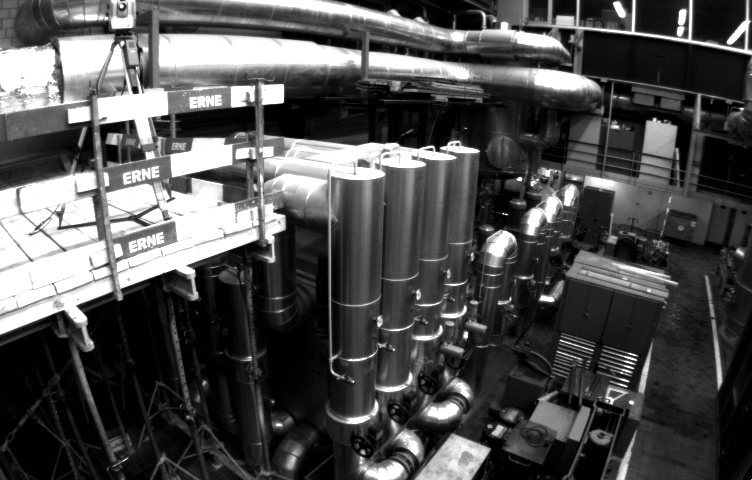
#> input picture tests/data/mh01_frame1.png, 752 x 480 px, found by its file name
$ python opencv_kernels_fixtures.py ../../../tests/data/mh01_frame1.png   (older library calls are emulated)
#> lines starting #> are read from the running program, lines starting #| are printed output that depends on the picture
"""Write the OpenCV reference outputs of the kornia-imgproc parity tests for
`good_features_to_track`, `corner_sub_pix`, the window LK and `remap_u8_table`.

Usage:
  uv run --no-project --with opencv-python-headless==5.0.0.93 --with numpy \
      python3 crates/kornia-imgproc/benches/opencv_kernels_fixtures.py <kornia-rs root>

Pinned to opencv-python-headless 5.0.0.93 (cv2 5.0.0), which wrote the committed
fixtures; the script prints the cv2 version it ran. Inputs are `tests/data/mh01_frame1.png` and
`mh01_frame2.png` (752x480, EuRoC MH_01 cam0), read by the tests too, so the
fixtures do not embed them. One thread.

`tests/data/frontend_kernels_opencv.bin`, little endian:
  u32 n
  f32[n][2]  goodFeaturesToTrack(frame1, 200, 0.01, 23, mask = 9 px border, blockSize 3)
  f32[n][2]  cornerSubPix(frame1, those corners, winSize (5, 5), zeroZone (-1, -1),
             COUNT|EPS 30 / 0.01)
  f32[n][2]  calcOpticalFlowPyrLK(frame1, frame2, the refined corners, winSize (11, 11),
             maxLevel 0, COUNT|EPS 8 / 0.01, minEigThreshold 1e-4) next points
  u8[n]      its status

`tests/data/remap_q5_opencv.bin`, little endian:
  u32 w, u32 h  (376, 240)
  u8[h][w]      remap(frame1, convertMaps(map_x, map_y, CV_16SC2), INTER_LINEAR,
                BORDER_CONSTANT 0)
  with map_x = xs*1.96 + ys*0.031 + 3.3 and map_y = ys*1.93 - xs*0.017 + 5.7,
  every term np.float32 and evaluated left to right, as the Rust test does.
"""

import struct
import sys
from pathlib import Path

import cv2
import numpy as np

MAX_CORNERS, QUALITY, MIN_DISTANCE, BORDER = 200, 0.01, 23, 9
SUBPIX_HALF_WIN, SUBPIX_CRIT = 5, (cv2.TERM_CRITERIA_COUNT | cv2.TERM_CRITERIA_EPS, 30, 0.01)
LK_WIN, LK_LEVELS, LK_CRIT = 11, 0, (cv2.TERM_CRITERIA_COUNT | cv2.TERM_CRITERIA_EPS, 8, 0.01)
REMAP_W, REMAP_H = 376, 240


def kernels(f1: np.ndarray, f2: np.ndarray) -> bytes:
    h, w = f1.shape
    mask = np.zeros_like(f1)
    mask[BORDER : h - BORDER, BORDER : w - BORDER] = 255
    corners = cv2.goodFeaturesToTrack(f1, MAX_CORNERS, QUALITY, MIN_DISTANCE, mask=mask, blockSize=3)
    corners = corners.reshape(-1, 2).astype(np.float32)
    refined = corners.copy().reshape(-1, 1, 2)
    cv2.cornerSubPix(f1, refined, (SUBPIX_HALF_WIN, SUBPIX_HALF_WIN), (-1, -1), SUBPIX_CRIT)
    refined = refined.reshape(-1, 2).astype(np.float32)
    nxt, st, _ = cv2.calcOpticalFlowPyrLK(
        f1,
        f2,
        refined.reshape(-1, 1, 2),
        None,
        winSize=(LK_WIN, LK_WIN),
        maxLevel=LK_LEVELS,
        criteria=LK_CRIT,
        minEigThreshold=1e-4,
    )
    blob = struct.pack("<I", len(corners)) + corners.astype("<f4").tobytes() + refined.astype("<f4").tobytes()
    blob += nxt.reshape(-1, 2).astype("<f4").tobytes() + st.reshape(-1).astype(np.uint8).tobytes()
    print(f"{len(corners)} corners, {int(st.sum())} tracked")
    return blob


def remap_q5(f1: np.ndarray) -> bytes:
    ys, xs = np.mgrid[0:REMAP_H, 0:REMAP_W].astype(np.float32)
    f = np.float32
    map_x = xs * f(1.96) + ys * f(0.031) + f(3.3)
    map_y = ys * f(1.93) - xs * f(0.017) + f(5.7)
    assert map_x.dtype == np.float32 and map_y.dtype == np.float32
    fixed_xy, fixed_frac = cv2.convertMaps(map_x, map_y, cv2.CV_16SC2)
    out = cv2.remap(f1, fixed_xy, fixed_frac, cv2.INTER_LINEAR, borderMode=cv2.BORDER_CONSTANT, borderValue=0)
    return struct.pack("<II", REMAP_W, REMAP_H) + out.astype(np.uint8).tobytes()


def main(root: Path) -> None:
    cv2.setNumThreads(1)
    data = root / "tests" / "data"
    f1 = cv2.imread(str(data / "mh01_frame1.png"), cv2.IMREAD_GRAYSCALE)
#> f1 is the input picture: shape (480, 752); min 1, max 255, mean 79.7
    f2 = cv2.imread(str(data / "mh01_frame2.png"), cv2.IMREAD_GRAYSCALE)
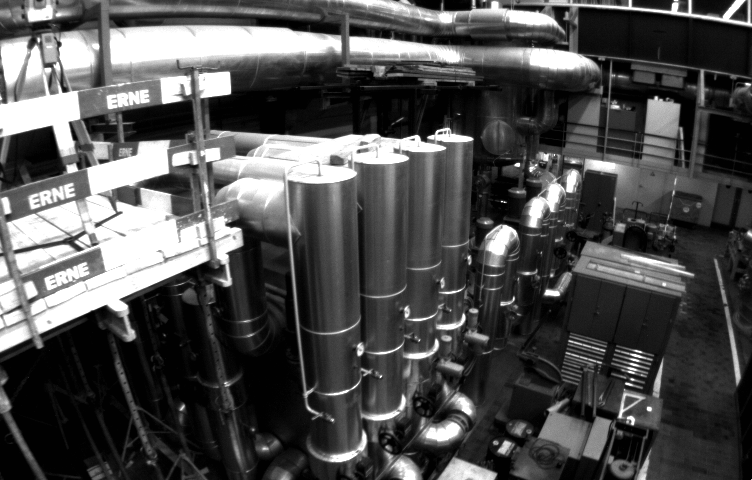
#> input picture tests/data/mh01_frame2.png, 752 x 480 px, found by its file name
#> f2 is the input picture: shape (480, 752); min 1, max 255, mean 79.4
    assert f1 is not None and f2 is not None and f1.shape == (480, 752) and f2.shape == f1.shape
    for name, blob in [("frontend_kernels_opencv.bin", kernels(f1, f2)), ("remap_q5_opencv.bin", remap_q5(f1))]:
#> in kernels, `h, w = f1.shape`: h = 480; w = 752
#| 200 corners, 197 tracked
#> in remap_q5, `ys, xs = np.mgrid[0:REMAP_H, 0:REMAP_W].astype(np.float32)`:
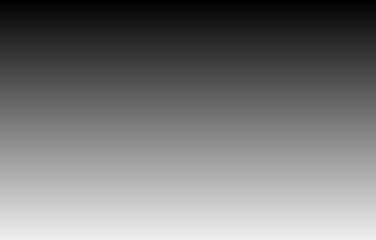
#> ys: shape (240, 376) float32; min 0, max 239, mean 119.5
#> in remap_q5, `ys, xs = np.mgrid[0:REMAP_H, 0:REMAP_W].astype(np.float32)`:
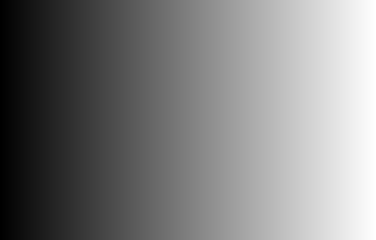
#> xs: shape (240, 376) float32; min 0, max 375, mean 187.5; drawn with min black and max white
        (data / name).write_bytes(blob)
        print(f"{data / name}: {len(blob)} bytes")
#> this loop made 2 passes
#| ../../../tests/data/mh01_frame1.png/tests/data/frontend_kernels_opencv.bin: 5004 bytes
#| ../../../tests/data/mh01_frame1.png/tests/data/remap_q5_opencv.bin: 90248 bytes
    print(f"cv2 {cv2.__version__}")


if __name__ == "__main__":
    main(Path(sys.argv[1]))
